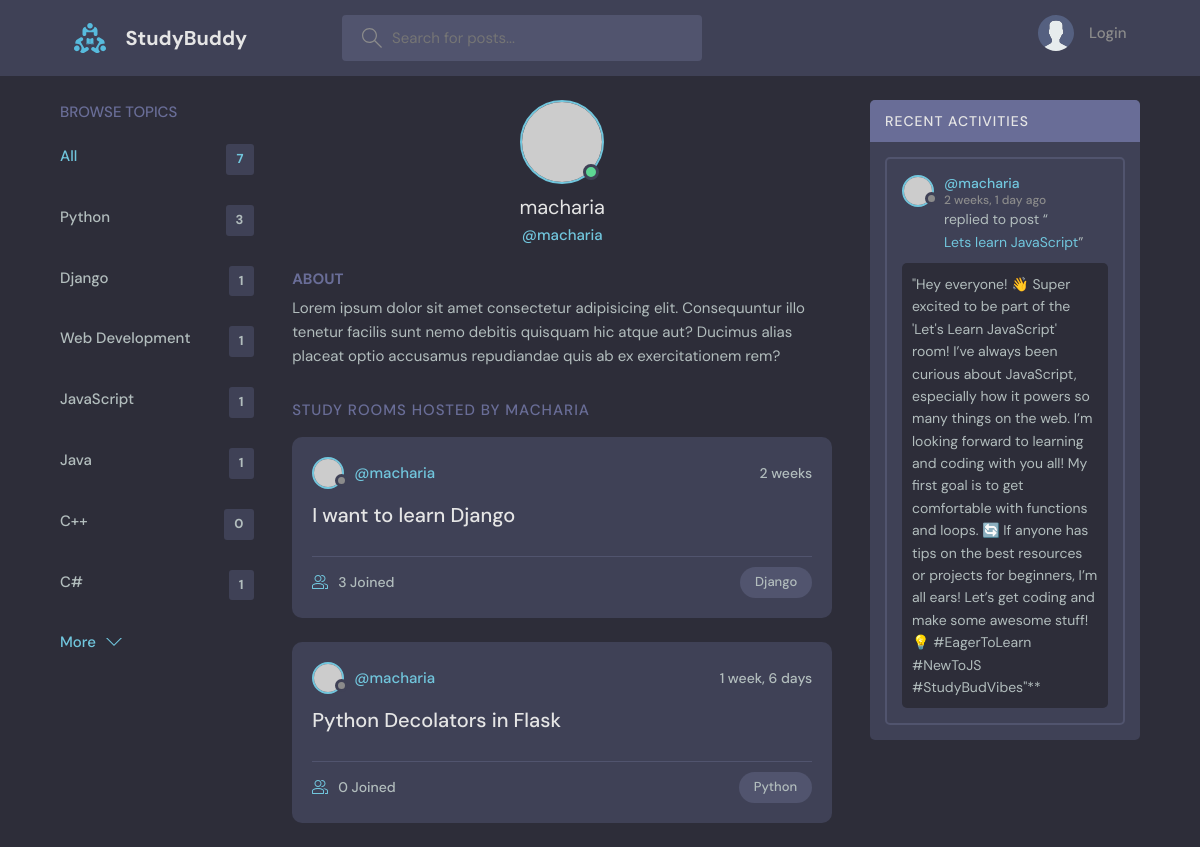
The app's page /profile/2/ with its own data.
### base/models.py (models this page shows, shortened)
class Topic(models.Model):
    name = models.CharField(max_length=200)

class Room(models.Model):
    host = models.ForeignKey(User, on_delete=models.SET_NULL, null=True)
    topic = models.ForeignKey(Topic, on_delete=models.SET_NULL, null=True)
    name = models.CharField(max_length=200)
    description = models.TextField(null=True, blank=True)
    participants = models.ManyToManyField(User, related_name='participants', blank=True)
    updated = models.DateTimeField(auto_now=True)
    created = models.DateTimeField(auto_now_add=True)
    class Meta:
        ordering = ['-updated', '-created']
    def __str__(self):
        return self.name

class Message(models.Model):
    user = models.ForeignKey(User, on_delete=models.CASCADE)
    room = models.ForeignKey(Room, on_delete=models.CASCADE)
    body = models.TextField()
    updated = models.DateTimeField(auto_now=True)
    created = models.DateTimeField(auto_now_add=True)
    class Meta:
        ordering = ['-updated', '-created']

### base/views.py (the view)
# urls.py: path('profile/<str:pk>/', views.userProfile, name='user-profile'),
def userProfile(request, pk):
    user = User.objects.get(pk=pk)
    rooms = user.room_set.all()
    room_messages = user.message_set.all()
    topics = Topic.objects.all()
    context = {'user': user, 'rooms': rooms, 'room_messages': room_messages, 'topics': topics}
    return render(request, 'base/profile.html', context)

### base/templates/base/profile.html (shortened to what this page needs)
{% extends 'main.html' %}
{% block content %}
  <main class="profile-page layout layout--3">
    <div class="container">
     {% include 'base/topics_component.html' %}
      <div class="roomList">
        <div class="profile">
          <div class="profile__avatar">
            <div class="avatar avatar--large active">
              <img src="https://randomuser.me/api/portraits/men/11.jpg" />
            </div>
          </div>
          <div class="profile__info">
            <h3>{{user.username}}</h3>
            <p>@{{user.username}}</p>
          </div>
          <div class="profile__about">
            <h3>About</h3>
            <p>
              Lorem ipsum dolor sit amet consectetur adipisicing elit. Consequuntur illo tenetur
              facilis sunt nemo debitis quisquam hic atque aut? Ducimus alias placeat optio
              accusamus repudiandae quis ab ex exercitationem rem?
            </p>
          </div>
        </div>
        <div class="roomList__header">
          <div>
            <h2>Study Rooms Hosted by {{user.username}}</a>
            </h2>
          </div>
        </div>
        {% include 'base/feed_component.html' %}
      </div>
      {% include 'base/activity_component.html' %}
    </div>
  </main>
  {% endblock content %}

### base/templates/base/topics_component.html
 <div class="topics">
    <div class="topics__header">
      <h2>Browse Topics</h2>
    </div>
    <ul class="topics__list">
      <li>
        <a href="{% url 'home' %}" class="active">All <span>{{topics.count}}</span></a>
      </li>
      {% for topic in topics %}
      <li>
        <a href="{% url 'home' %}?q={{topic.name}}">{{topic.name}}<span>{{topic.room_set.all.count}}</span></a>
      </li>
      {% endfor %}
    </ul>
    <button class="btn btn--link" href="/">
      More
      <svg version="1.1" xmlns="http://www.w3.org/2000/svg" width="32" height="32" viewBox="0 0 32 32">
        <title>chevron-down</title>
        <path d="M16 21l-13-13h-3l16 16 16-16h-3l-13 13z"></path>
      </svg>
    </button>
  </div>

### base/templates/base/feed_component.html (shortened to what this page needs)
{% for room in rooms %}
<div class="roomListRoom">
    <div class="roomListRoom__header">
      <a href="{% url 'user-profile' room.host.id %}" class="roomListRoom__author">
        <div class="avatar avatar--small">
          <img src="https://randomuser.me/api/portraits/women/11.jpg" />
        </div>
        <span>@{{room.host.username}}</span>
      </a>
      <div class="roomListRoom__actions">
        <span>{{room.created | timesince}}</span>
      </div>
    </div>
    <div class="roomListRoom__content">
      <a href="{% url 'room' room.id %}">{{room.name}}</a>
    </div>
    <div class="roomListRoom__meta">
      <a href="{% url 'room' room.id %}" class="roomListRoom__joined">
        {{room.participants.all.count}} Joined
      </a>
      <p class="roomListRoom__topic">{{room.topic.name}}</p>
    </div>
  </div>
  {% endfor %}

### base/templates/base/activity_component.html (shortened to what this page needs)
<div class="activities">
    <div class="activities__header">
      <h2>Recent Activities</h2>
    </div>
    {% for message in room_messages %}
    <div class="activities__box">
      <div class="activities__boxHeader roomListRoom__header">
        <a href="{% url 'user-profile' message.user.id %}" class="roomListRoom__author">
          <div class="avatar avatar--small">
            <img src="https://randomuser.me/api/portraits/women/11.jpg" />
          </div>
          <p>
            @{{message.user}}
            <span>{{message.created | timesince}} ago</span>
          </p>
        </a>
      </div>
      <div class="activities__boxContent">
        <p>replied to post “<a href="{% url 'room' message.room.id %}">{{message.room}}</a>”</p>
        <div class="activities__boxRoomContent">
            {{ message.body }}
        </div>
      </div>
    </div>
    {% endfor %}
</div>

### records on screen
Topic: name "Python", room_set.all.count "3"
Topic: name "Django", room_set.all.count "1"
Topic: name "Web Development", room_set.all.count "1"
Topic: name "JavaScript", room_set.all.count "1"
Topic: name "Java", room_set.all.count "1"
Topic: name "C++", room_set.all.count "0"
Topic: name "C#", room_set.all.count "1"
Room: host.username "macharia", created "2 weeks", name "I want to learn Django", participants.all.count "3", topic.name "Django"
Room: host.username "macharia", created "1 week, 6 days", name "Python Decolators in Flask", participants.all.count "0", topic.name "Python"
Message: user "macharia", created "2 weeks, 1 day", room "Lets learn JavaScript", body "\"Hey everyone! 👋 Super excited to be part of the 'Let's Learn JavaScript' room! I’ve always been curious about JavaScript, especially how it powers so many things on the web. I’m looking forward to learning and coding with you all! My first goal is to get comfortable with functions and loops. 🔄 If anyone has tips on the best resources or projects for beginners, I’m all ears! Let’s get coding and make some awesome stuff! 💡 #EagerToLearn #NewToJS #StudyBudVibes\"**"

### other values on screen
{{ topics.count }} "7"
{{ user.username }} "macharia"
{{ user.username }} "MACHARIA"
